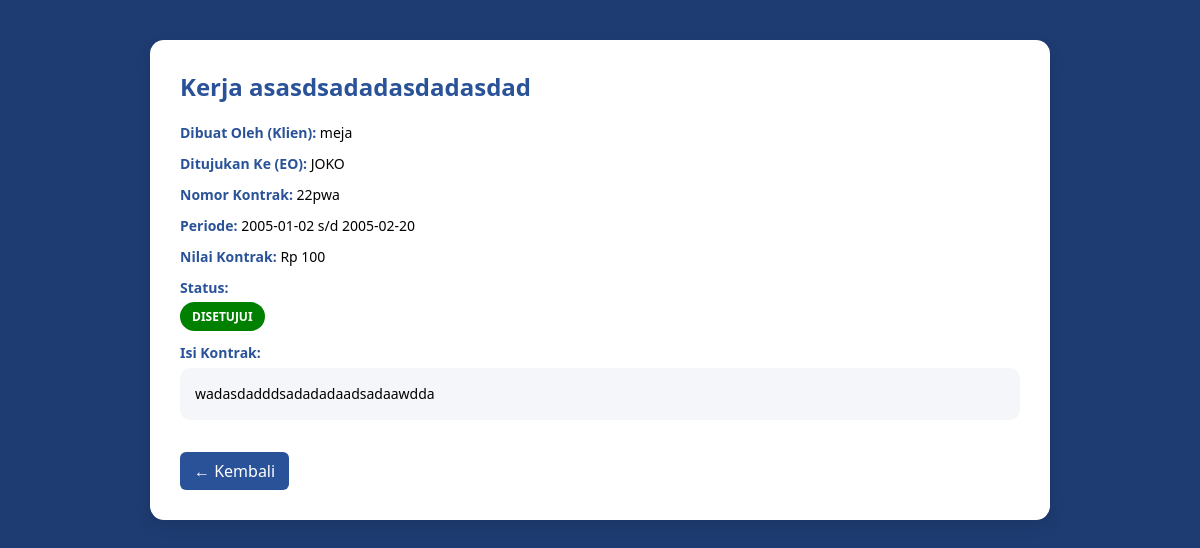
The app's page /detail_kontrak.php?id=2 (signed in) with its own data.
### tables this page shows
CREATE TABLE `kontrak` (
  `kontrak_id` int(11) NOT NULL,
  `judul_kontrak` varchar(100) NOT NULL,
  `judul_seminar` varchar(200) NOT NULL,
  `nomor_kontrak` varchar(50) DEFAULT NULL,
  `eo_id` int(11) NOT NULL,
  `klien_id` int(11) NOT NULL,
  `tanggal_buat` date DEFAULT NULL,
  `tanggal_mulai` date DEFAULT NULL,
  `tanggal_selesai` date DEFAULT NULL,
  `nilai_kontrak` decimal(15,2) DEFAULT NULL,
  `isi_kontrak` varchar(2000) DEFAULT NULL,
  `status_kontrak` enum('menunggu','disetujui','ditolak') DEFAULT 'menunggu',
  `alasan_penolakan` varchar(500) NOT NULL
);

CREATE TABLE `users` (
  `id` int(11) NOT NULL,
  `nama` varchar(100) NOT NULL,
  `email` varchar(100) NOT NULL,
  `password` varchar(255) NOT NULL,
  `role` enum('admin','eo','klien','narasumber','peserta') NOT NULL,
  `no_hp` varchar(20) NOT NULL,
  `foto_profil` varchar(255) NOT NULL,
  `created_at` timestamp NOT NULL DEFAULT current_timestamp()
);

### detail_kontrak.php (the view, shortened to what this page needs)
<?php
include "config.php";
$id = $_GET['id'];
$user_id = $_SESSION['id'];
$role = $_SESSION['role'];
$query = mysqli_query($conn, "
    SELECT
        k.*,
        ue.nama AS nama_eo,
        uk.nama AS nama_klien
    FROM kontrak k
    JOIN users ue ON k.eo_id = ue.id
    JOIN users uk ON k.klien_id = uk.id
    WHERE
        k.kontrak_id = '$id'
        AND (
            ('$role' = 'klien' AND k.klien_id = '$user_id')
            OR
            ('$role' = 'eo' AND k.eo_id = '$user_id')
        )
");
$data = mysqli_fetch_assoc($query);
?>
<!DOCTYPE html>
<html>
<head>
</head>
<body>
    <div class="container">
        <div class="box">
            <h2><?= $data['judul_kontrak']; ?></h2>
            <div class="section">
                <span class="label">Dibuat Oleh (Klien):</span> <?= $data['nama_klien']; ?>
            </div>
            <div class="section">
                <span class="label">Ditujukan Ke (EO):</span> <?= $data['nama_eo']; ?>
            </div>
            <div class="section">
                <span class="label">Nomor Kontrak:</span> <?= $data['nomor_kontrak']; ?>
            </div>
            <div class="section">
                <span class="label">Periode:</span>
                <?= $data['tanggal_mulai']; ?> s/d <?= $data['tanggal_selesai']; ?>
            </div>
            <div class="section">
                <span class="label">Nilai Kontrak:</span>
                Rp <?= number_format($data['nilai_kontrak'], 0, ',', '.'); ?>
            </div>
            <div class="section">
                <span class="label">Status:</span><br>
                <span class="status <?= $data['status_kontrak']; ?>">
                    <?= strtoupper($data['status_kontrak']); ?>
                </span>
            </div>
            <div class="section">
                <span class="label">Isi Kontrak:</span>
                <div class="isi">
                    <?= nl2br($data['isi_kontrak']); ?>
                </div>
            </div>
            <?php
            if ($_SESSION['role'] == 'eo') {
                $back = "dashboardeo.php";
            } else {
                $back = "datakontrak.php";
            }
            ?>
            <a href="<?= $back ?>" class="back-btn">← Kembali</a>
        </div>
    </div>
</body>
</html>

### detail_kontrak.php (style rules this page uses)
body { margin: 0; background: #1e3c72; font-family: 'Segoe UI', sans-serif; }
.container { max-width: 900px; margin: 40px auto; }
.box { background: white; padding: 30px; border-radius: 14px; box-shadow: 0 6px 15px rgba(0, 0, 0, 0.1); }
h2 { margin-top: 0; color: #2a5298; }
.section { margin-bottom: 12px; font-size: 14px; }
.label { font-weight: bold; color: #2a5298; }
.isi { background: #f4f6f9; padding: 15px; border-radius: 10px; line-height: 1.6; margin-top: 6px; }
.back-btn { display: inline-block; margin-top: 20px; padding: 8px 14px; background: #2a5298; color: white; text-decoration: none; border-radius: 6px; }
.status { padding: 6px 12px; border-radius: 20px; font-size: 12px; font-weight: bold; color: white; display: inline-block; margin-top: 5px; }
.disetujui { background: green; }

### records on screen
kontrak: judul_kontrak "Kerja asasdsadadasdadasdad", users.nama "meja", users.nama "JOKO", nomor_kontrak "22pwa", tanggal_mulai "2005-01-02", tanggal_selesai "2005-02-20", nilai_kontrak "100", status_kontrak "DISETUJUI", isi_kontrak "wadasdadddsadadadaadsadaawdda"
